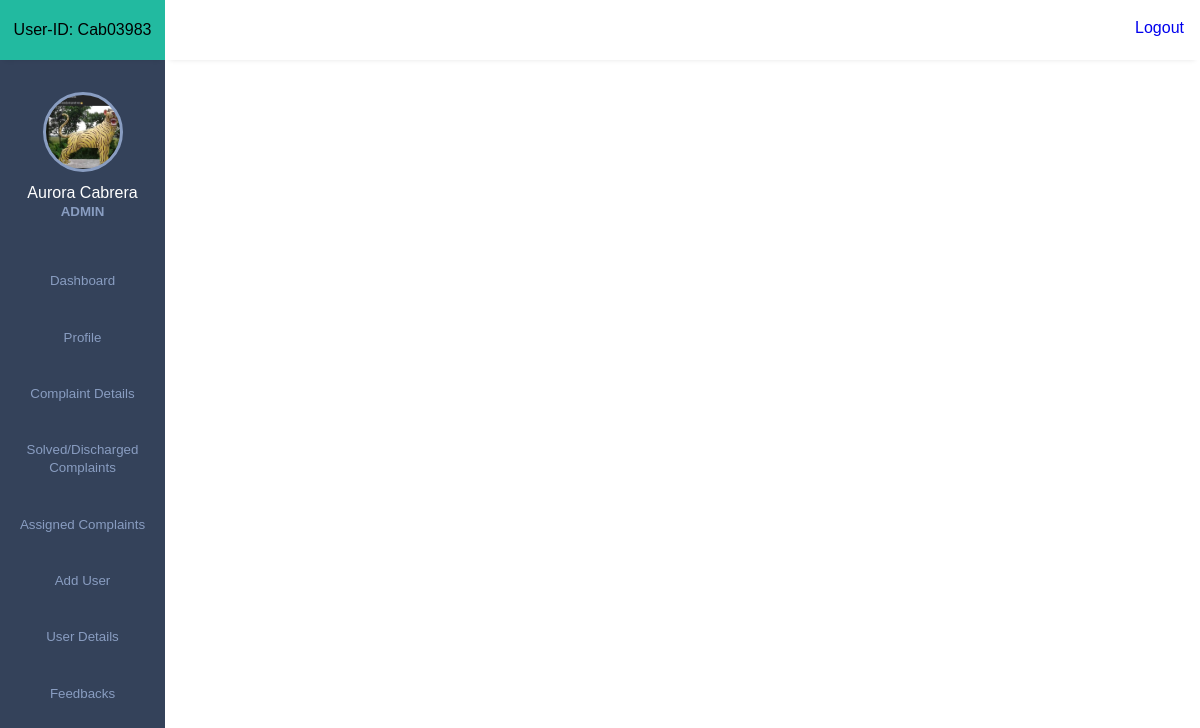
/dashboard_a/admin_dash.php (signed in), run on the app's committed database.
### tables this page shows
CREATE TABLE `register` (
  `id` int(11) NOT NULL,
  `name` varchar(255) DEFAULT NULL,
  `email` varchar(50) NOT NULL,
  `phone` varchar(10) DEFAULT NULL,
  `dob` varchar(20) DEFAULT NULL,
  `password` varchar(50) DEFAULT NULL,
  `role` varchar(20) DEFAULT NULL,
  `registration_datetime` datetime DEFAULT current_timestamp(),
  `last_login_time` datetime DEFAULT NULL,
  `fake_user` varchar(8) DEFAULT NULL,
  `profile_image` varchar(255) DEFAULT NULL
);

### dashboard_a/admin_dash.php (the view, shortened to what this page needs)
<!DOCTYPE html>
<html lang="en">
<head>
    <link rel="stylesheet" href="style.css">
    <link rel="stylesheet"
        href="https://maxst.icons8.com/vue-static/landings/line-awesome/line-awesome/1.3.0/css/line-awesome.min.css">
</head>
<body>
    <?php
    include_once('../connection/connection.php');
    $userId = $_SESSION['user_id'];
    $selectQuery = "SELECT fake_user FROM register WHERE id = '$userId'";
    $selectExe = mysqli_query($con, $selectQuery);
    $row = mysqli_fetch_assoc($selectExe);
    if (isset($_SESSION['user_name'])) {
        $userName = $_SESSION['user_name'];
        $userType = $_SESSION['role'];
    } else {
        header("Location: ../login/login.php");
        exit();
    }
    ?>
    <div class="sidebar">
        <div class="side-header">
            <p><span>User-ID: <?php echo $row['fake_user']; ?></span></p>
        </div>
        <div class="side-content">
            <div class="profile">
                <?php
    if (isset($_SESSION['fake_user'])) {
        $fakeUserID = $_SESSION['fake_user'];
        $selectQuery = "SELECT id, name, fake_user, profile_image FROM register WHERE fake_user = '$fakeUserID'";
        $selectExe = mysqli_query($con, $selectQuery);
        if (mysqli_num_rows($selectExe) > 0) {
            $row = mysqli_fetch_assoc($selectExe);
            $img = $row['profile_image'];
            $userName = $row['name'];
            if ($img && file_exists('../photoes/' . $img)) {
                $profileImageURL = '../photoes/' . $img;
            } else {
                $profileImageURL = '../photoes/user.png';
            }
        } else {
            echo "No user found with the specified fake_user ID.";
        }
    } else {
        echo "Session 'fake_user' variable not set or session not started.";
    }
    ?>
                <div class="profile-img bg-img" style="background-image: url('<?php echo $profileImageURL; ?>');"></div>
                <h4><?php echo $userName; ?></h4>
                <small style="text-transform: uppercase"><?php echo $userType; ?></small>
            </div>
            <div class="side-menu">
                <ul>
                    <li>
                        <a href="../dashboard_a/content.php">
                            <small>Dashboard</small>
                        </a>
                    </li>
                    <li>
                        <a href="../profile_a/profile_setting.php">
                            <small>Profile</small>
                        </a>
                    </li>
                    <li>
                        <a href="../dashboard_a/complaint_details.php">
                            <small>Complaint Details</small>
                        </a>
                    </li>
                    <li>
                        <a href="../dashboard_a/solved_comp.php">
                            <small>Solved/Discharged Complaints</small>
                        </a>
                    </li>
                    <li>
                        <a href="../dashboard_a/assigned_comp.php">
                            <small>Assigned Complaints</small>
                        </a>
                    </li>
                    <li>
                        <a href="../dashboard_a/adduser.php">
                            <small>Add User</small>
                        </a>
                    </li>
                    <li>
                        <a href="../dashboard_a/userdetails.php">
                            <small>User Details</small>
                        </a>
                    </li>
                    <li>
                        <a href="../dashboard_a/feedback.php">
                            <small>Feedbacks</small>
                        </a>
                    </li>
                </ul>
            </div>
        </div>
    </div>
    <div class="main-content">
        <header>
            <div class="header-content">
                <div class="header-menu">
                    <div class="user">
                        <div class="bg-img" style="background-image: url(img/1.jpeg)"></div>
                        <a href="../login/logout.php" style="text-decoration: none;">
                            <span style="font-size:16px">Logout</span></a>
                    </div>
                </div>
            </div>
        </header>
    </div>
</body>
</html>

### dashboard_a/style.css (style rules this page uses)
:root { --main-color: #22BAA0; --color-dark: #34425A; --text-grey: #B0B0B0; }
* { margin: 0; padding: 0; text-decoration: none; list-style-type: none; box-sizing: border-box; font-family: 'Merriweather', sans-serif; }
.sidebar { position: fixed; height: 100%; width: 165px; left: 0; bottom: 0; top: 0; z-index: 100; background: var(--color-dark); transition: left 300ms; }
.side-header { box-shadow: 0px 5px 5px -5px rgb(0 0 0 /10%); background: var(--main-color); height: 60px; display: flex; justify-content: center; align-items: center; }
.side-content { height: calc(100vh - 60px); overflow: auto; }
.profile { text-align: center; padding: 2rem 0rem; }
.bg-img { background-repeat: no-repeat; background-size: cover; border-radius: 50%; background-size: cover; }
.profile-img { height: 80px; width: 80px; display: inline-block; margin: 0 auto .5rem auto; border: 3px solid #899DC1; }
.profile h4 { color: #fff; font-weight: 500; }
.profile small { color: #899DC1; font-weight: 600; }
.side-menu ul { text-align: center; }
.side-menu a { display: block; padding: 1.2rem 0rem; }
.side-menu a span, .side-menu a small { color: #899DC1; }
.main-content { margin-left: 165px; width: calc(100% - 165px); transition: margin-left 300ms; }
header { position: fixed; right: 0; top: 0; left: 165px; z-index: 100; height: 60px; box-shadow: 0px 5px 5px -5px rgb(0 0 0 /10%); background: #fff; transition: left 300ms; }
.header-content, .header-menu { display: flex; align-items: center; }
.header-content { justify-content: space-between; padding: 0rem 1rem; }
.header-menu { justify-content: flex-end; padding-top: .5rem; }
.user { display: flex; align-items: center; }
.user div, .client-img { height: 40px; width: 40px; margin-right: 1rem; }
.user span:last-child { display: inline-block; margin-left: .3rem; font-size: .8rem; }

### data on the page
register: fake_user "Cab03983", profile_image (picture), name "Aurora Cabrera"

### other printed values
$userType "ADMIN"
